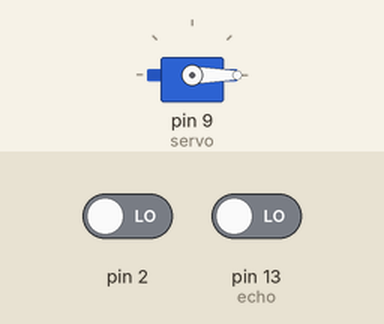
This sketch was run on a simulated Arduino Uno, built with avr-gcc and run on an emulated ATmega328P. Parts: servo. Inputs (shaded band) come from the test bench; at power-on: pin 2 LOW, pin 13 (echo) LOW. What the sketch prints to the serial monitor is not drawn.

Above: at 0.1 s.
At 16.3 s:
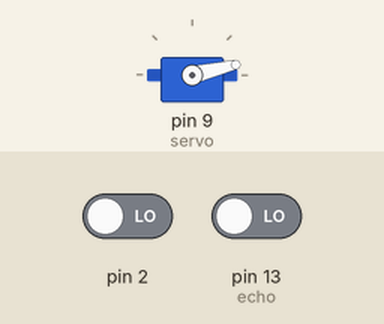
At 33.5 s:
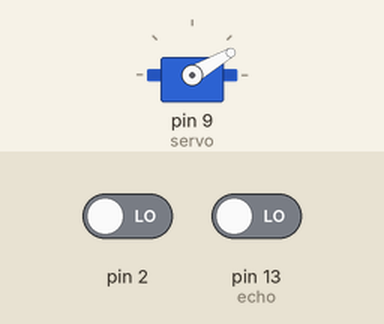
Timing chart, 0 to 35.0 s (numbered marks = the images above):
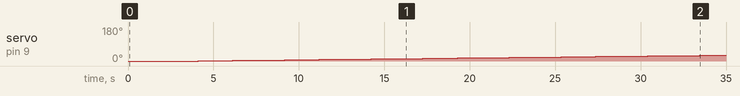

Measured:
- by itself, servo on pin 9 (servo): moves from 0° to 30° over 29.4 s

The sketch:

scanner.ino
```cpp
#include <Servo.h>

Servo servo;

int trig = 12;
int echo = 13;
int duration;
double cm;
int angle = 0;
int start;
double rad;

void setup() {
  // put your setup code here, to run once:
  Serial.begin(9600);
  pinMode(trig, OUTPUT);
  pinMode(echo, INPUT);
  servo.attach(9);
  servo.write(0);
  start = millis();

  check180();
  check180();

}

void loop() {


}

double check() {
  digitalWrite(trig, LOW);
  delay(2);
  digitalWrite(trig, HIGH);
  delay(10);
  digitalWrite(trig, LOW);
  pinMode(echo, INPUT);
  duration = pulseIn(echo, HIGH);

  cm = (duration/2) * 0.0343;
  return cm;
}

void check180() {
  pulseIn(2, HIGH, 3000000);//3 seconds
  delay(1000);//1 second, increase to 10 before presentation

  angle = 0;
  servo.write(angle);
  delay(100);

  while(angle < 180) {
    if (millis() >= start + 20) {//increase the rightmost constant to slow down and get more points
      angle++;
      servo.write(angle);
      start = millis();
    }

    Serial.print(check());
    Serial.print(' ');

  }
}
```
